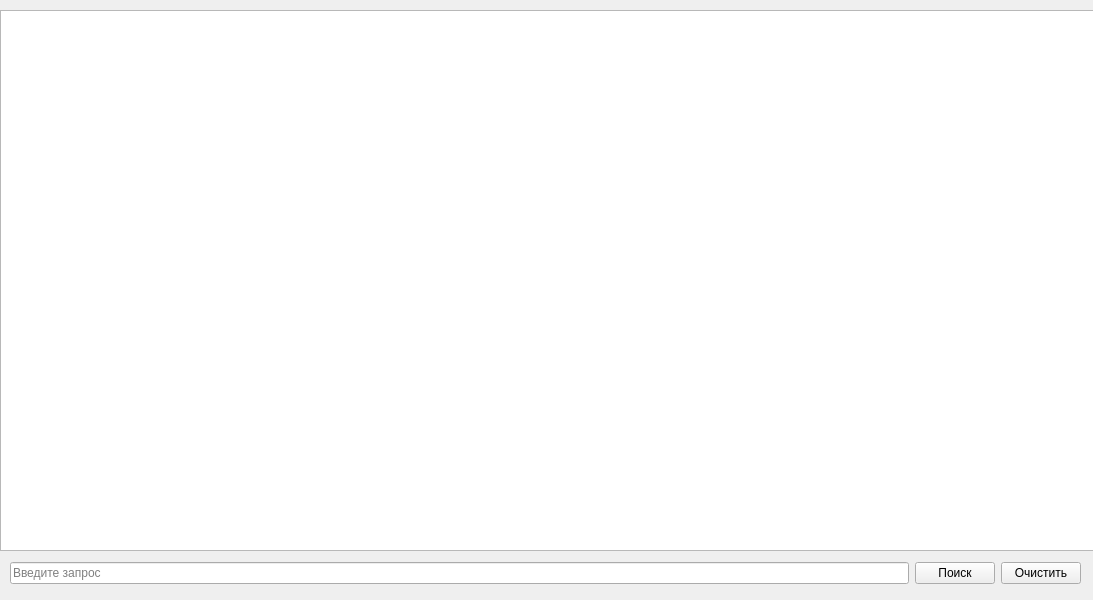
<?xml version="1.0" encoding="UTF-8"?>
<ui version="4.0">
 <class>MainWindow</class>
 <widget class="QMainWindow" name="MainWindow">
  <property name="geometry">
   <rect>
    <x>0</x>
    <y>0</y>
    <width>1093</width>
    <height>600</height>
   </rect>
  </property>
  <property name="windowTitle">
   <string>Internet security SERPer</string>
  </property>
  <property name="windowIcon">
   <iconset resource="src/assets/qrc.qrc">
    <normaloff>:/ico/browser_internet_network_6248.ico</normaloff>:/ico/browser_internet_network_6248.ico</iconset>
  </property>
  <widget class="QWidget" name="centralwidget">
   <widget class="QWidget" name="layoutWidget">
    <property name="geometry">
     <rect>
      <x>10</x>
      <y>560</y>
      <width>1071</width>
      <height>26</height>
     </rect>
    </property>
    <layout class="QHBoxLayout" name="horizontalLayout">
     <item>
      <widget class="QLineEdit" name="l_search">
       <property name="placeholderText">
        <string>Введите запрос</string>
       </property>
      </widget>
     </item>
     <item>
      <widget class="QPushButton" name="b_search">
       <property name="minimumSize">
        <size>
         <width>80</width>
         <height>0</height>
        </size>
       </property>
       <property name="text">
        <string>Поиск</string>
       </property>
      </widget>
     </item>
     <item>
      <widget class="QPushButton" name="b_clear">
       <property name="text">
        <string>Очистить</string>
       </property>
      </widget>
     </item>
    </layout>
   </widget>
   <widget class="QTableView" name="SearchView">
    <property name="geometry">
     <rect>
      <x>0</x>
      <y>10</y>
      <width>1101</width>
      <height>541</height>
     </rect>
    </property>
   </widget>
  </widget>
 </widget>
 <resources>
  <include location="src/assets/qrc.qrc"/>
 </resources>
 <connections/>
</ui>
